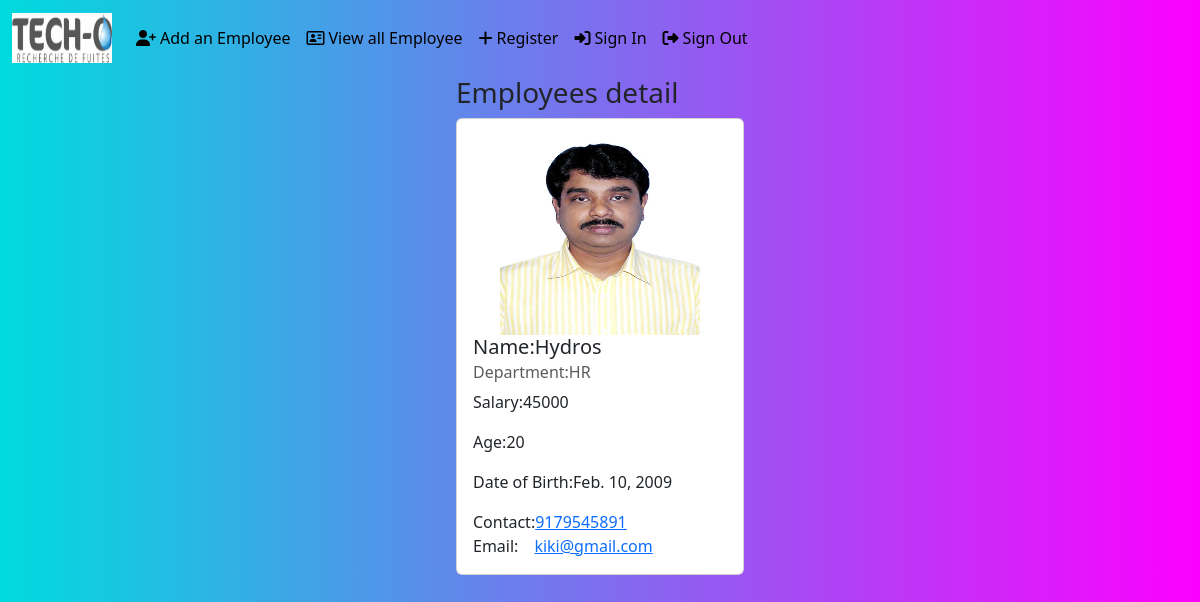
The page /employees/1/ (signed in) on the database as committed earlier.
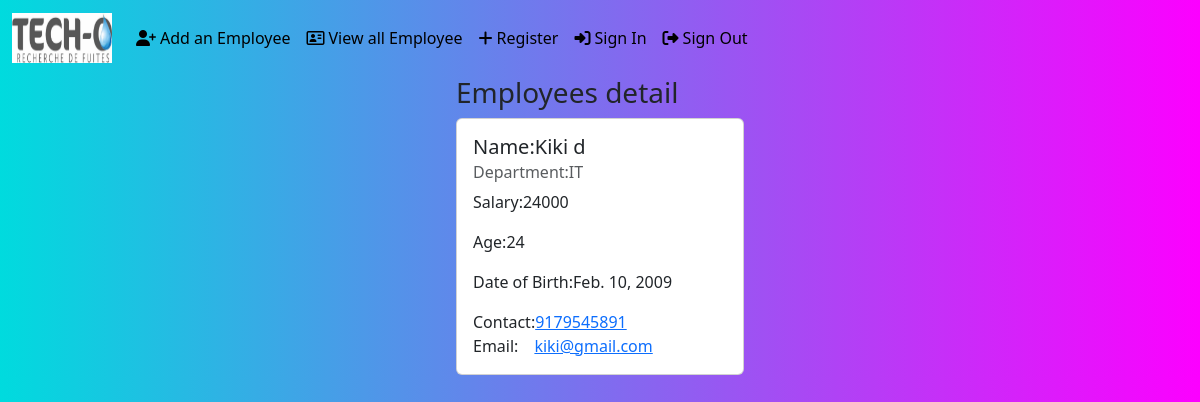
The same page on the database as committed later.
### crm/models.py (models this page shows, shortened)
class Employees(models.Model):
    name=models.CharField(max_length=100)
    department=models.CharField(max_length=100) #for Charfield, max_length is needed
    salary=models.PositiveIntegerField()
    email=models.EmailField(unique=True)  #unique=True means same email cannot be used for other ids
    age=models.PositiveIntegerField()
    contact=models.CharField(null=True,max_length=10)
    image=models.ImageField(upload_to='images',null=True,blank=True) #null for database,blank=True for form,i.e. form will accept without picture
    date_of_birth=models.DateField(null=True,blank=True)

### crm/views.py (the view)
# urls.py: path('employees/<int:pk>/',EmployeeDetailView.as_view(),name='emp_details'),
@method_decorator(signin_required,name='dispatch')
class EmployeeDetailView(View):
    def get(self,request,*args,**kwargs):
        print(kwargs)
        id=kwargs.get('pk') #kwargs={'pk':1} pk meaning primary key
        qs=Employees.objects.get(id=id)
        return render(request,'emp_details.html',{'data':qs})

### crm/views.py (called while the page is built)
def signin_required(fn): #fn=get or post
    def wrapper(request,*args,**kwargs):
        if not request.user.is_authenticated:  #not works opposite, true become false, false become true
            messages.error(request,'Invalid session,please sign in')
            return redirect('signin')
        else:
            return fn(request,*args,**kwargs)  #fn=get/post
    return wrapper

### crm/templates/emp_details.html
{%extends 'base.html'%}
{%block body_block%}
<div class="container d-flex justify-content-center">
    <div>
        <h3>Employees detail</h3>
        <div class="card" style="width: 18rem;">
            <div class="card-body">
              <div class="d-flex justify-content-center">
                {%if data.image%}
                    <img src="{{data.image.url}}" alt="" style="width: 200px; height: 200px;">
                {%endif%}
              </div>
              <h5 class="card-title">Name:{{data.name}}</h5>
              <h6 class="card-subtitle mb-2 text-body-secondary">Department:{{data.department}}</h6>
              <p class="card-text">Salary:{{data.salary}}</p>
              <p class="card-text">Age:{{data.age}}</p>
              <p class='card-text'>Date of Birth:{{data.date_of_birth}}</p>
              Contact:<a href="#" class="card-link">{{data.contact}}</a>
              Email:<a href="#" class="card-link">{{data.email}}</a>
            </div>
          </div>
    </div>
</div>
{%endblock%}

Rows that differ between the two databases and show on the page:
changed Employees "kiki@gmail.com": name "Hydros" → "Kiki d"; department "HR" → "IT"; salary "45000" → "24000"; age "20" → "24"; image: picture removed
